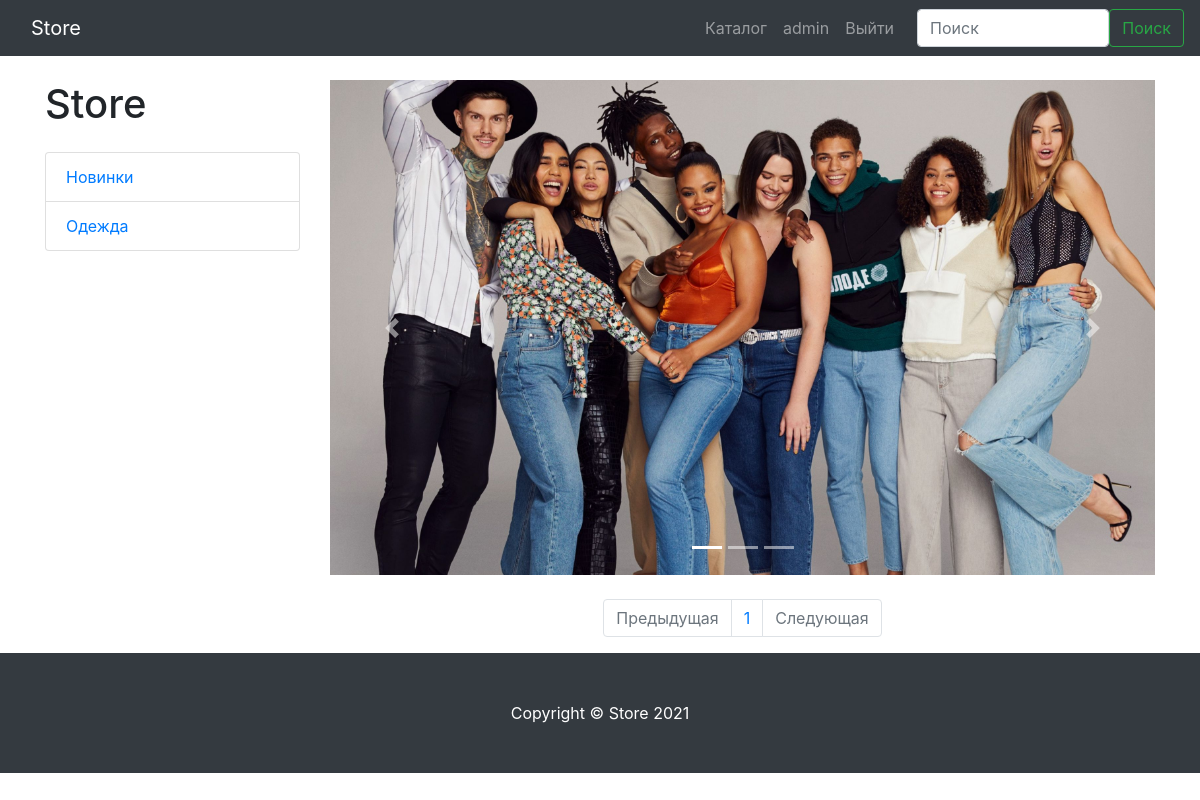
Before: /products/3/ (signed in) with the older database file.
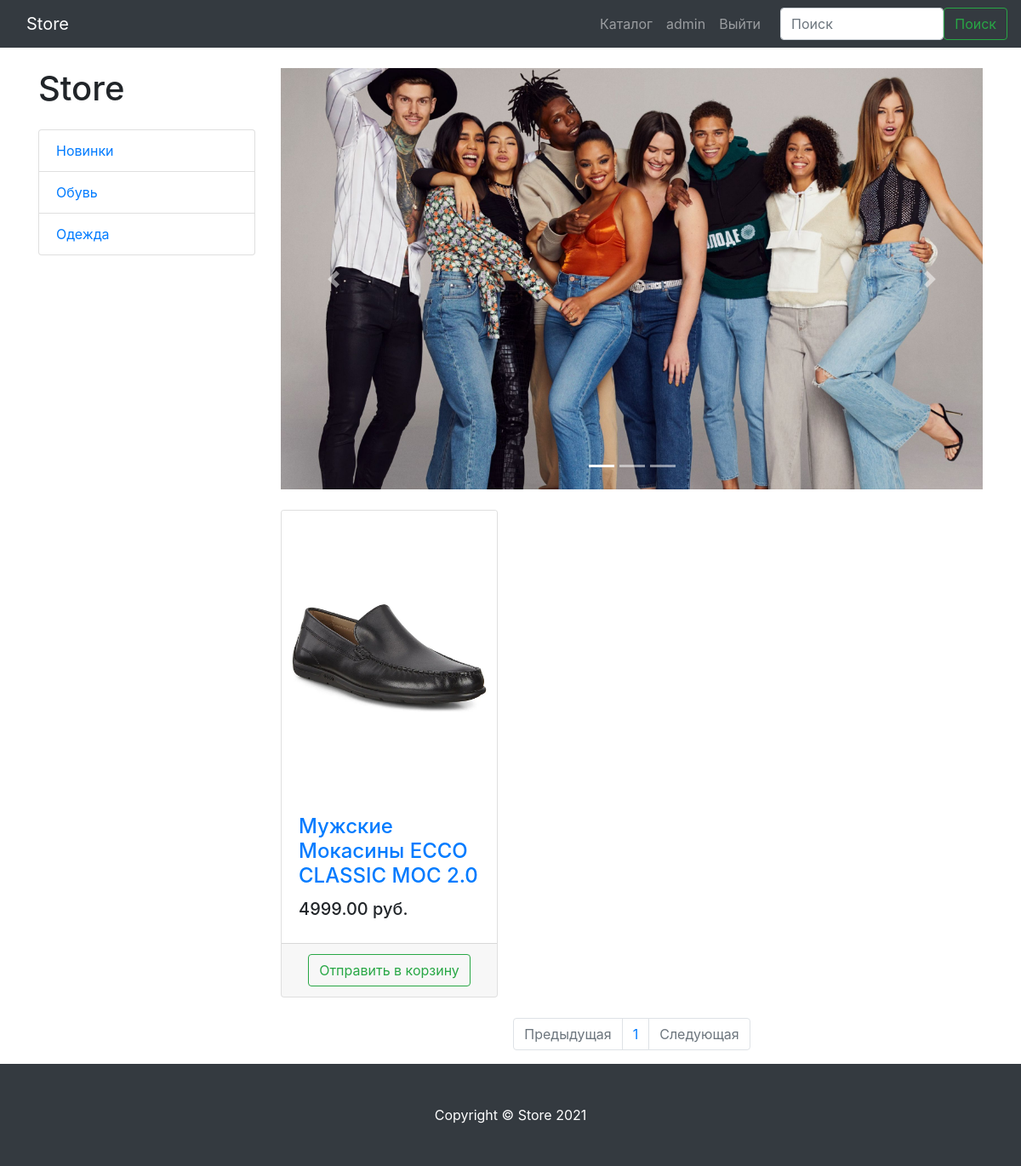
After: the same page with the newer database file.
### products/models.py (models this page shows, shortened)
class ProductCategory(models.Model):
    name = models.CharField(max_length=64, unique=True)
    description = models.TextField(blank=True)
    class Meta:
        verbose_name = "Категория"
        verbose_name_plural = "Категории"
        ordering = ['name']

class Product(models.Model):
    name = models.CharField(max_length=256)
    image = models.ImageField(upload_to='products_images', blank=True)
    description = models.TextField(blank=True)
    short_description = models.CharField(max_length=64, blank=True)
    price = models.DecimalField(max_digits=8, decimal_places=2, default=0)
    quantity = models.PositiveIntegerField(default=0)
    category = models.ForeignKey(ProductCategory, on_delete=models.CASCADE)
    class Meta:
        verbose_name = "Товар"
        verbose_name_plural = "Товары"
        ordering = ['name']

### products/views.py (the view)
# urls.py: path('', products, name='index'),
def products(request, category_id=None, page=1):
    context = {
        'title': 'Store - Каталог',
        'categories': ProductCategory.objects.all(),
    }
    if category_id:
        products = Product.objects.filter(category_id=category_id)
    else:
        products = Product.objects.all()
    paginator = Paginator(products, 3)
    products_paginator = paginator.page(page)
    context.update({
        'products': products_paginator
    })
    return render(request, 'products/products.html', context)

### products/templates/products/products.html (shortened to what the changed rows need)
{% extends 'products/base.html' %}
{% load static %}
{% block css %}
    <link href="{% static 'css/products.css' %}" rel="stylesheet">
{% endblock %}
{% block content %}
    <div class="container">
        <div class="row">
            <div class="col-lg-3">
                <h1 class="my-4">Store</h1>
                <div class="list-group">
                    {% for category in categories %}
                        <a href="{% url 'products:category' category.id %}" class="list-group-item">
                            {{ category.name }}
                        </a>
                    {% endfor %}
                </div>
            </div>
            <div class="col-lg-9">
                <div class="row">
                    {% for product in products %}
                        <div class="col-lg-4 col-md-6 mb-4">
                            <div class="card h-100">
                                <a href="#">
                                    <img class="card-img-top"
                                         src="/media/{{ product.image }}"
                                         alt="">
                                </a>
                                <div class="card-body">
                                    <h4 class="card-title">
                                        <a href="#">{{ product.name }}</a>
                                    </h4>
                                    <h5>{{ product.price }} руб.</h5>
                                </div>
                                <div class="card-footer text-center">
                                    <a href="{% url 'products:basket_add' product.id %}">
                                        <button type="button" class="btn btn-outline-success">
                                            Отправить в корзину
                                        </button>
                                    </a>
                                </div>
                            </div>
                        </div>
                    {% endfor %}
                </div>
                <nav aria-label="Page navigation example">
                    <ul class="pagination justify-content-center">
                        {% for page in products.paginator.page_range %}
                            <li class="page-item">
                                <a class="page-link" href="{% url 'products:page' page %}">
                                    {{ page }}
                                </a>
                            </li>
                        {% endfor %}
                    </ul>
                </nav>
            </div>
        </div>
    </div>
{% endblock %}

Changed rows visible on the page:
added ProductCategory: name "Обувь"
added Product: image (picture), name "Мужские Мокасины ECCO CLASSIC MOC 2.0", price "4999.00"
